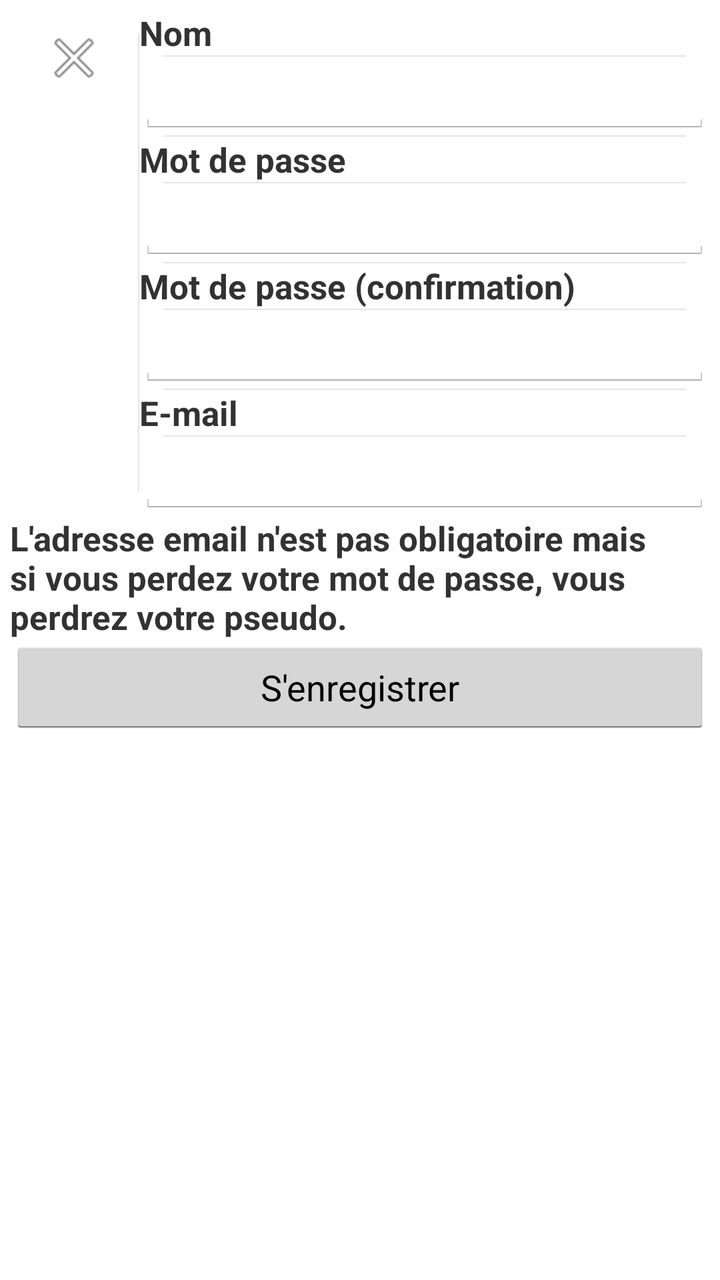
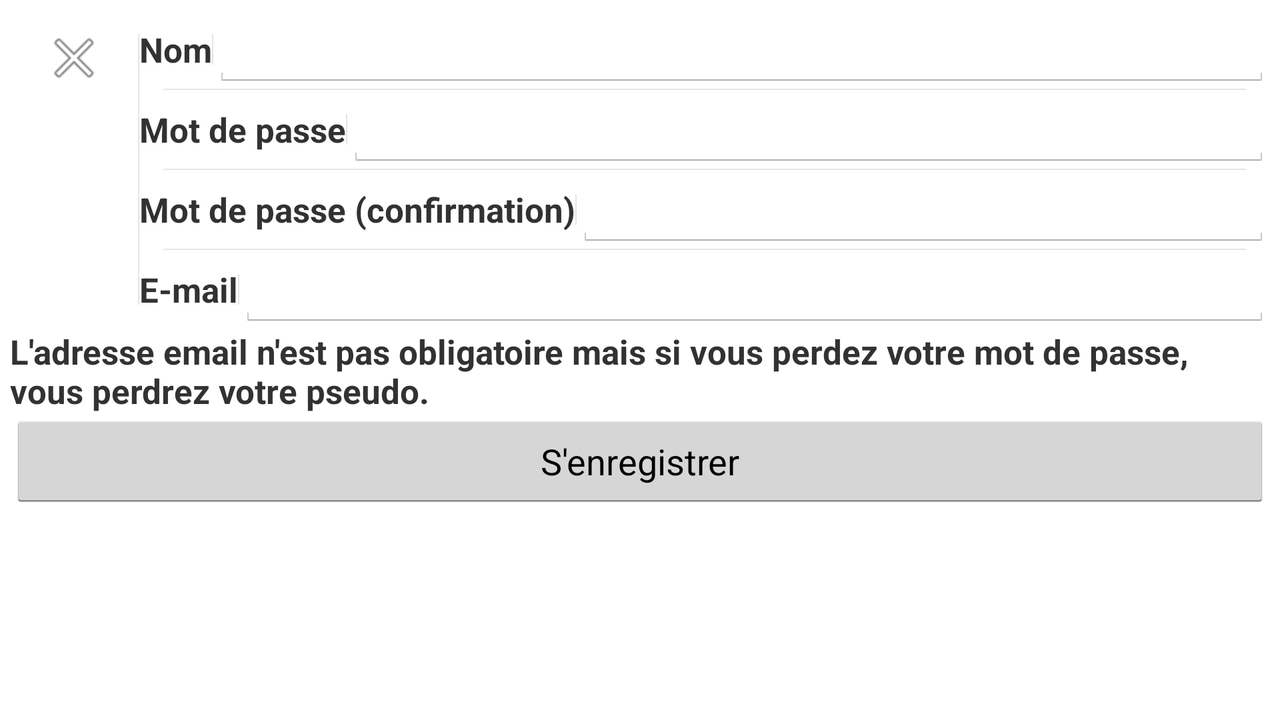

The same Android screen from two of the app's own layout files: first res/layout/ as a phone draws it, then the repository's variant for another configuration, drawn on a device whose configuration selects that folder. Both files follow.
<!-- AndroidManifest.xml: application theme AppTheme -->
<!-- res/layout/register.xml -->
<?xml version="1.0" encoding="utf-8"?>
<RelativeLayout xmlns:android="http://schemas.android.com/apk/res/android"
    xmlns:tools="http://schemas.android.com/tools"
    android:layout_width="match_parent"
    android:layout_height="match_parent"
    android:columnCount="1"
    android:paddingBottom="5dp"
    android:paddingLeft="5dp"
    android:paddingRight="5dp"
    android:paddingTop="5dp"
    tools:context="gcum.gcumfisher.RegisterActivity">

    <LinearLayout
        android:id="@+id/controls"
        style="?android:attr/buttonBarStyle"
        android:layout_width="match_parent"
        android:layout_height="wrap_content"
        android:layout_alignParentTop="true"
        android:orientation="horizontal">

        <ImageButton
            style="?android:attr/borderlessButtonStyle"
            android:layout_width="wrap_content"
            android:layout_height="wrap_content"
            android:contentDescription="@android:string/cancel"
            android:onClick="cancel"
            android:src="@android:drawable/ic_menu_close_clear_cancel" />

        <LinearLayout
            android:id="@+id/inputs"
            style="?android:attr/buttonBarStyle"
            android:layout_width="match_parent"
            android:layout_height="wrap_content"
            android:orientation="vertical">

            <TextView
                android:id="@+id/usernameLabel"
                android:layout_width="wrap_content"
                android:layout_height="wrap_content"
                android:text="@string/username"
                android:textSize="17sp"
                android:textStyle="bold" />

            <EditText
                android:id="@+id/usernameInput"
                android:layout_width="match_parent"
                android:layout_height="wrap_content"
                android:inputType="text"
                android:textStyle="bold" />

            <TextView
                android:id="@+id/passwordLabel"
                android:layout_width="wrap_content"
                android:layout_height="wrap_content"
                android:text="@string/password"
                android:textSize="17sp"
                android:textStyle="bold" />

            <EditText
                android:id="@+id/passwordInput"
                android:layout_width="match_parent"
                android:layout_height="wrap_content"
                android:inputType="textPassword"
                android:textStyle="bold" />

            <TextView
                android:id="@+id/passwordCheckLabel"
                android:layout_width="wrap_content"
                android:layout_height="wrap_content"
                android:text="@string/passwordCheck"
                android:textSize="17sp"
                android:textStyle="bold" />

            <EditText
                android:id="@+id/passwordCheckInput"
                android:layout_width="match_parent"
                android:layout_height="wrap_content"
                android:inputType="textPassword"
                android:textStyle="bold" />

            <TextView
                android:id="@+id/emailLabel"
                android:layout_width="wrap_content"
                android:layout_height="wrap_content"
                android:text="@string/email"
                android:textSize="17sp"
                android:textStyle="bold" />

            <EditText
                android:id="@+id/emailInput"
                android:layout_width="match_parent"
                android:layout_height="wrap_content"
                android:inputType="textEmailAddress"
                android:textStyle="bold" />

        </LinearLayout>
    </LinearLayout>


    <TextView
        android:id="@+id/emailHelp"
        android:layout_width="wrap_content"
        android:layout_height="wrap_content"
        android:layout_below="@id/controls"
        android:text="@string/email_help"
        android:textSize="17sp"
        android:textStyle="bold" />

    <Button
        android:id="@+id/register"
        android:layout_width="match_parent"
        android:layout_height="wrap_content"
        android:layout_below="@id/emailHelp"
        android:onClick="register"
        android:text="@string/register" />

    <TextView
        android:id="@+id/status"
        android:layout_width="wrap_content"
        android:layout_height="wrap_content"
        android:layout_below="@id/register"
        android:layout_marginEnd="25dp"
        android:layout_marginLeft="25dp"
        android:layout_marginRight="25dp"
        android:layout_marginStart="25dp"
        android:textSize="25sp"
        android:textStyle="bold" />

    <TextView
        android:id="@+id/info"
        android:layout_width="wrap_content"
        android:layout_height="wrap_content"
        android:layout_below="@id/status"
        android:layout_marginEnd="25dp"
        android:layout_marginLeft="25dp"
        android:layout_marginRight="25dp"
        android:layout_marginStart="25dp"
        android:textSize="15sp" />

</RelativeLayout>
<!-- resources referenced by this layout -->
<resources>
  <string name="email">E-mail</string>
  <string name="email_help">L\'adresse email n\'est pas obligatoire mais si vous perdez votre mot de passe, vous perdrez votre pseudo.</string>
  <string name="password">Mot de passe</string>
  <string name="passwordCheck">Mot de passe (confirmation)</string>
  <string name="register">S\'enregistrer</string>
  <string name="username">Nom</string>
  <style name="AppTheme" parent="android:Theme.Holo.Light.DarkActionBar" />
</resources>
<!-- res/layout-land/register.xml (the repository's variant of the layout above) -->
<!-- drawn on the phone turned sideways -->
<?xml version="1.0" encoding="utf-8"?>
<RelativeLayout xmlns:android="http://schemas.android.com/apk/res/android"
    xmlns:tools="http://schemas.android.com/tools"
    android:layout_width="match_parent"
    android:layout_height="match_parent"
    android:columnCount="1"
    android:paddingBottom="5dp"
    android:paddingLeft="5dp"
    android:paddingRight="5dp"
    android:paddingTop="5dp"
    tools:context="gcum.gcumfisher.RegisterActivity">

    <LinearLayout
        android:id="@+id/controls"
        style="?android:attr/buttonBarStyle"
        android:layout_width="match_parent"
        android:layout_height="wrap_content"
        android:layout_alignParentTop="true"
        android:orientation="horizontal">

        <ImageButton
            style="?android:attr/borderlessButtonStyle"
            android:layout_width="wrap_content"
            android:layout_height="wrap_content"
            android:contentDescription="@android:string/cancel"
            android:onClick="cancel"
            android:src="@android:drawable/ic_menu_close_clear_cancel" />

        <LinearLayout
            android:id="@+id/inputs"
            style="?android:attr/buttonBarStyle"
            android:layout_width="match_parent"
            android:layout_height="wrap_content"
            android:orientation="vertical">

            <LinearLayout
                android:id="@+id/usernameFields"
                style="?android:attr/buttonBarStyle"
                android:layout_width="match_parent"
                android:layout_height="wrap_content"
                android:orientation="horizontal">

                <TextView
                    android:id="@+id/usernameLabel"
                    android:layout_width="wrap_content"
                    android:layout_height="wrap_content"
                    android:text="@string/username"
                    android:textSize="17sp"
                    android:textStyle="bold" />

                <EditText
                    android:id="@+id/usernameInput"
                    android:layout_width="match_parent"
                    android:layout_height="wrap_content"
                    android:inputType="text"
                    android:textStyle="bold" />
            </LinearLayout>

            <LinearLayout
                android:id="@+id/passwordFields"
                style="?android:attr/buttonBarStyle"
                android:layout_width="match_parent"
                android:layout_height="wrap_content"
                android:orientation="horizontal">

                <TextView
                    android:id="@+id/passwordLabel"
                    android:layout_width="wrap_content"
                    android:layout_height="wrap_content"
                    android:text="@string/password"
                    android:textSize="17sp"
                    android:textStyle="bold" />

                <EditText
                    android:id="@+id/passwordInput"
                    android:layout_width="match_parent"
                    android:layout_height="wrap_content"
                    android:inputType="textPassword"
                    android:textStyle="bold" />
            </LinearLayout>

            <LinearLayout
                android:id="@+id/passwordCheckFields"
                style="?android:attr/buttonBarStyle"
                android:layout_width="match_parent"
                android:layout_height="wrap_content"
                android:orientation="horizontal">

                <TextView
                    android:id="@+id/passwordCheckLabel"
                    android:layout_width="wrap_content"
                    android:layout_height="wrap_content"
                    android:text="@string/passwordCheck"
                    android:textSize="17sp"
                    android:textStyle="bold" />

                <EditText
                    android:id="@+id/passwordCheckInput"
                    android:layout_width="match_parent"
                    android:layout_height="wrap_content"
                    android:inputType="textPassword"
                    android:textStyle="bold" />
            </LinearLayout>

            <LinearLayout
                android:id="@+id/emailFields"
                style="?android:attr/buttonBarStyle"
                android:layout_width="match_parent"
                android:layout_height="wrap_content"
                android:orientation="horizontal">

                <TextView
                    android:id="@+id/emailLabel"
                    android:layout_width="wrap_content"
                    android:layout_height="wrap_content"
                    android:text="@string/email"
                    android:textSize="17sp"
                    android:textStyle="bold" />

                <EditText
                    android:id="@+id/emailInput"
                    android:layout_width="match_parent"
                    android:layout_height="wrap_content"
                    android:inputType="textEmailAddress"
                    android:textStyle="bold" />
            </LinearLayout>


        </LinearLayout>
    </LinearLayout>

    <TextView
        android:id="@+id/emailHelp"
        android:layout_width="wrap_content"
        android:layout_height="wrap_content"
        android:layout_below="@id/controls"
        android:text="@string/email_help"
        android:textSize="17sp"
        android:textStyle="bold" />

    <Button
        android:id="@+id/register"
        android:layout_width="match_parent"
        android:layout_height="wrap_content"
        android:layout_below="@id/emailHelp"
        android:onClick="register"
        android:text="@string/register" />

    <TextView
        android:id="@+id/status"
        android:layout_width="wrap_content"
        android:layout_height="wrap_content"
        android:layout_below="@id/register"
        android:layout_marginEnd="25dp"
        android:layout_marginLeft="25dp"
        android:layout_marginRight="25dp"
        android:layout_marginStart="25dp"
        android:textSize="25sp"
        android:textStyle="bold" />

    <TextView
        android:id="@+id/info"
        android:layout_width="wrap_content"
        android:layout_height="wrap_content"
        android:layout_below="@id/status"
        android:layout_marginTop="15dp"
        android:layout_marginEnd="25dp"
        android:layout_marginLeft="25dp"
        android:layout_marginRight="25dp"
        android:layout_marginStart="25dp"
        android:autoLink="web"
        android:textSize="15sp" />

</RelativeLayout>
